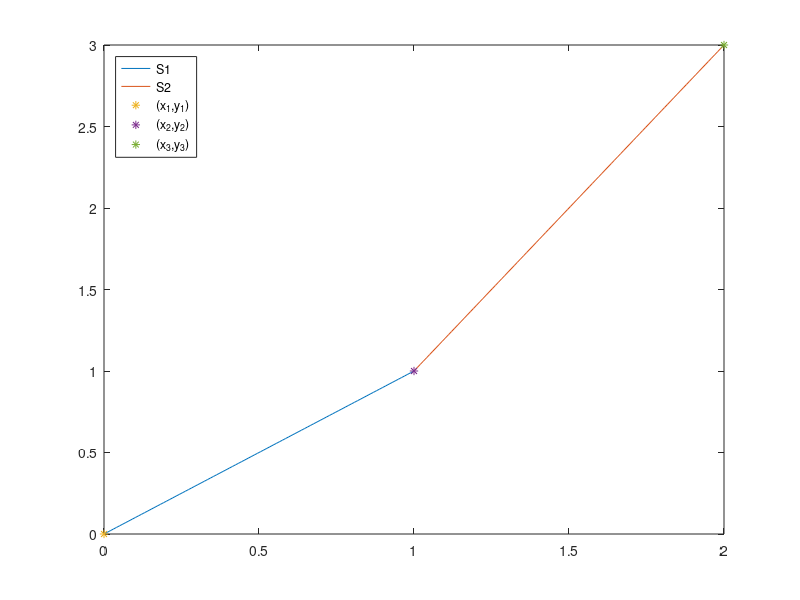

Write the MATLAB code that produced this figure.
% script to check part (b) of Holmes 5.1

% define domain
x1 = linspace(0,1);
x2 = linspace(1,2);

% define functions
S1 = x1;
S2 = 2*x2 - 1;

% display results, including original data points
plot(x1,S1,x2,S2,0,0,'*',1,1,'*',2,3,'*');
legend('S1','S2','(x_1,y_1)','(x_2,y_2)','(x_3,y_3)','Location','Northwest');